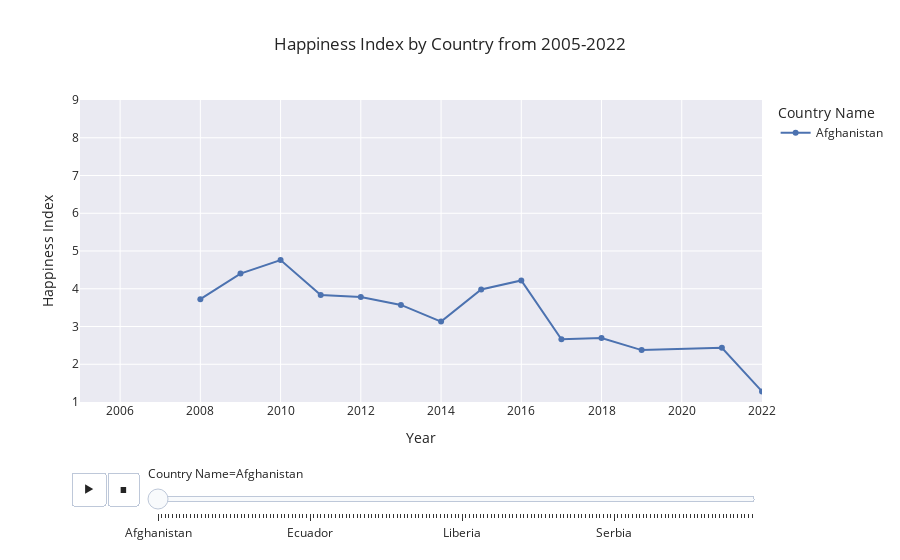
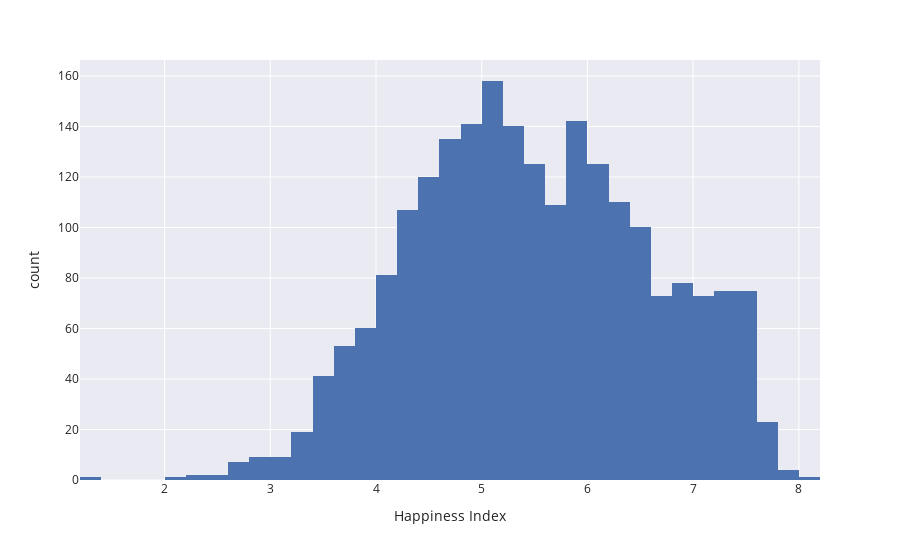

Notebook cell for these charts, in order:
### Markdown cell above
<h2 align="center">Happiness Index of Countries Visualized

### Code cell
df = df.rename(columns={'Life Ladder': 'Happiness Index'})

# HAPPINESS INDEX
fig=px.line(df, x='Year', y='Happiness Index', animation_frame='Country Name', animation_group='Year',
            color='Country Name', markers=True, template='seaborn', title='Happiness Index by Country from 2005-2022')
fig.update_xaxes(range=[2005,2022])
fig.update_yaxes(range=[1,9])
fig.show()

fig=px.histogram(df, x='Happiness Index', template='seaborn')
fig.show()

min_happiness = df['Happiness Index'].min()
max_happiness = df['Happiness Index'].max()

fig = px.choropleth(df.sort_values("Year"), 
                    locations = "Country Name", 
                    locationmode = "country names",
                    color = "Happiness Index",
                    range_color=[min_happiness, max_happiness],
                    animation_frame = "Year",
                    template = "seaborn",
                     color_continuous_scale= 'RdYlGn',
                    projection='natural earth')
fig.update_layout(title = "Happiness Index Comparison (World Map)")
fig.show()

### Figure 1 — Plotly figure (JSON) as saved in the notebook; plotly's stock layout.template omitted (floating-point values rounded to 4 significant figures)
{"data": [{"hovertemplate": "Country Name=Afghanistan<br>Year=%{x}<br>Happiness Index=%{y}<extra></extra>", "ids": [2008, 2009, 2010, 2011, 2012, 2013, 2014, 2015, 2016, 2017, 2018, 2019, 2021, 2022], "legendgroup": "Afghanistan", "line": {"color": "rgb(76,114,176)", "dash": "solid"}, "marker": {"symbol": "circle"}, "mode": "markers+lines", "name": "Afghanistan", "orientation": "v", "showlegend": true, "type": "scatter", "x": [2008, 2009, 2010, 2011, 2012, 2013, 2014, 2015, 2016, 2017, 2018, 2019, 2021, 2022], "xaxis": "x", "y": [3.724, 4.402, 4.758, 3.832, 3.783, 3.572, 3.131, 3.983, 4.22, 2.662, 2.694, 2.375, 2.436, 1.281], "yaxis": "y"}], "layout": {"legend": {"title": {"text": "Country Name"}, "tracegroupgap": 0}, "sliders": [{"active": 0, "currentvalue": {"prefix": "Country Name="}, "len": 0.9, "pad": {"b": 10, "t": 60}, "steps": [{"args": [["Afghanistan"], {"frame": {"duration": 0, "redraw": false}, "fromcurrent": true, "mode": "immediate", "transition": {"duration": 0, "easing": "linear"}}], "label": "Afghanistan", "method": "animate"}, {"args": [["Albania"], {"frame": {"duration": 0, "redraw": false}, "fromcurrent": true, "mode": "immediate", "transition": {"duration": 0, "easing": "linear"}}], "label": "Albania", "method": "animate"}, {"args": [["Algeria"], {"frame": {"duration": 0, "redraw": false}, "fromcurrent": true, "mode": "immediate", "transition": {"duration": 0, "easing": "linear"}}], "label": "Algeria", "method": "animate"}, {"args": [["Angola"], {"frame": {"duration": 0, "redraw": false}, "fromcurrent": true, "mode": "immediate", "transition": {"duration": 0, "easing": "linear"}}], "label": "Angola", "method": "animate"}, {"args": [["Argentina"], {"frame": {"duration": 0, "redraw": false}, "fromcurrent": true, "mode": "immediate", "transition": {"duration": 0, "easing": "linear"}}], "label": "Argentina", "method": "animate"}, {"args": [["Armenia"], {"frame": {"duration": 0, "redraw": false}, "fromcurrent": true, "mode": "immediate", "transition": {"duration": 0, "easing": "linear"}}], "label": "Armenia", "method": "animate"}, {"args": [["Australia"], {"frame": {"duration": 0, "redraw": false}, "fromcurrent": true, "mode": "immediate", "transition": {"duration": 0, "easing": "linear"}}], "label": "Australia", "method": "animate"}, {"args": [["Austria"], {"frame": {"duration": 0, "redraw": false}, "fromcurrent": true, "mode": "immediate", "transition": {"duration": 0, "easing": "linear"}}], "label": "Austria", "method": "animate"}, {"args": [["Azerbaijan"], {"frame": {"duration": 0, "redraw": false}, "fromcurrent": true, "mode": "immediate", "transition": {"duration": 0, "easing": "linear"}}], "label": "Azerbaijan", "method": "animate"}, {"args": [["Bahrain"], {"frame": {"duration": 0, "redraw": false}, "fromcurrent": true, "mode": "immediate", "transition": {"duration": 0, "easing": "linear"}}], "label": "Bahrain", "method": "animate"}, {"args": [["Bangladesh"], {"frame": {"duration": 0, "redraw": false}, "fromcurrent": true, "mode": "immediate", "transition": {"duration": 0, "easing": "linear"}}], "label": "Bangladesh", "method": "animate"}, {"args": [["Belarus"], {"frame": {"duration": 0, "redraw": false}, "fromcurrent": true, "mode": "immediate", "transition": {"duration": 0, "easing": "linear"}}], "label": "Belarus", "method": "animate"}, {"args": [["Belgium"], {"frame": {"duration": 0, "redraw": false}, "fromcurrent": true, "mode": "immediate", "transition": {"duration": 0, "easing": "linear"}}], "label": "Belgium", "method": "animate"}, {"args": [["Belize"], {"frame": {"duration": 0, "redraw": false}, "fromcurrent": true, "mode": "immediate", "transition": {"duration": 0, "easing": "linear"}}], "label": "Belize", "method": "animate"}, {"args": [["Benin"], {"frame": {"duration": 0, "redraw": false}, "fromcurrent": true, "mode": "immediate", "transition": {"duration": 0, "easing": "linear"}}], "label": "Benin", "method": "animate"}, {"args": [["Bhutan"], {"frame": {"duration": 0, "redraw": false}, "fromcurrent": true, "mode": "immediate", "transition": {"duration": 0, "easing": "linear"}}], "label": "Bhutan", "method": "animate"}, {"args": [["Bolivia"], {"frame": {"duration": 0, "redraw": false}, "fromcurrent": true, "mode": "immediate", "transition": {"duration": 0, "easing": "linear"}}], "label": "Bolivia", "method": "animate"}, {"args": [["Bosnia and Herzegovina"], {"frame": {"duration": 0, "redraw": false}, "fromcurrent": true, "mode": "immediate", "transition": {"duration": 0, "easing": "linear"}}], "label": "Bosnia and Herzegovina", "method": "animate"}, {"args": [["Botswana"], {"frame": {"duration": 0, "redraw": false}, "fromcurrent": true, "mode": "immediate", "transition": {"duration": 0, "easing": "linear"}}], "label": "Botswana", "method": "animate"}, {"args": [["Brazil"], {"frame": {"duration": 0, "redraw": false}, "fromcurrent": true, "mode": "immediate", "transition": {"duration": 0, "easing": "linear"}}], "label": "Brazil", "method": "animate"}, {"args": [["Bulgaria"], {"frame": {"duration": 0, "redraw": false}, "fromcurrent": true, "mode": "immediate", "transition": {"duration": 0, "easing": "linear"}}], "label": "Bulgaria", "method": "animate"}, {"args": [["Burkina Faso"], {"frame": {"duration": 0, "redraw": false}, "fromcurrent": true, "mode": "immediate", "transition": {"duration": 0, "easing": "linear"}}], "label": "Burkina Faso", "method": "animate"}, {"args": [["Burundi"], {"frame": {"duration": 0, "redraw": false}, "fromcurrent": true, "mode": "immediate", "transition": {"duration": 0, "easing": "linear"}}], "label": "Burundi", "method": "animate"}, {"args": [["Cambodia"], {"frame": {"duration": 0, "redraw": false}, "fromcurrent": true, "mode": "immediate", "transition": {"duration": 0, "easing": "linear"}}], "label": "Cambodia", "method": "animate"}, {"args": [["Cameroon"], {"frame": {"duration": 0, "redraw": false}, "fromcurrent": true, "mode": "immediate", "transition": {"duration": 0, "easing": "linear"}}], "label": "Cameroon", "method": "animate"}, {"args": [["Canada"], {"frame": {"duration": 0, "redraw": false}, "fromcurrent": true, "mode": "immediate", "transition": {"duration": 0, "easing": "linear"}}], "label": "Canada", "method": "animate"}, {"args": [["Central African Republic"], {"frame": {"duration": 0, "redraw": false}, "fromcurrent": true, "mode": "immediate", "transition": {"duration": 0, "easing": "linear"}}], "label": "Central African Republic", "method": "animate"}, {"args": [["Chad"], {"frame": {"duration": 0, "redraw": false}, "fromcurrent": true, "mode": "immediate", "transition": {"duration": 0, "easing": "linear"}}], "label": "Chad", "method": "animate"}, {"args": [["Chile"], {"frame": {"duration": 0, "redraw": false}, "fromcurrent": true, "mode": "immediate", "transition": {"duration": 0, "easing": "linear"}}], "label": "Chile", "method": "animate"}, {"args": [["China"], {"frame": {"duration": 0, "redraw": false}, "fromcurrent": true, "mode": "immediate", "transition": {"duration": 0, "easing": "linear"}}], "label": "China", "method": "animate"}, {"args": [["Colombia"], {"frame": {"duration": 0, "redraw": false}, "fromcurrent": true, "mode": "immediate", "transition": {"duration": 0, "easing": "linear"}}], "label": "Colombia", "method": "animate"}, {"args": [["Comoros"], {"frame": {"duration": 0, "redraw": false}, "fromcurrent": true, "mode": "immediate", "transition": {"duration": 0, "easing": "linear"}}], "label": "Comoros", "method": "animate"}, {"args": [["Congo (Brazzaville)"], {"frame": {"duration": 0, "redraw": false}, "fromcurrent": true, "mode": "immediate", "transition": {"duration": 0, "easing": "linear"}}], "label": "Congo (Brazzaville)", "method": "animate"}, {"args": [["Congo (Kinshasa)"], {"frame": {"duration": 0, "redraw": false}, "fromcurrent": true, "mode": "immediate", "transition": {"duration": 0, "easing": "linear"}}], "label": "Congo (Kinshasa)", "method": "animate"}, {"args": [["Costa Rica"], {"frame": {"duration": 0, "redraw": false}, "fromcurrent": true, "mode": "immediate", "transition": {"duration": 0, "easing": "linear"}}], "label": "Costa Rica", "method": "animate"}, {"args": [["Croatia"], {"frame": {"duration": 0, "redraw": false}, "fromcurrent": true, "mode": "immediate", "transition": {"duration": 0, "easing": "linear"}}], "label": "Croatia", "method": "animate"}, {"args": [["Cuba"], {"frame": {"duration": 0, "redraw": false}, "fromcurrent": true, "mode": "immediate", "transition": {"duration": 0, "easing": "linear"}}], "label": "Cuba", "method": "animate"}, {"args": [["Cyprus"], {"frame": {"duration": 0, "redraw": false}, "fromcurrent": true, "mode": "immediate", "transition": {"duration": 0, "easing": "linear"}}], "label": "Cyprus", "method": "animate"}, {"args": [["Czechia"], {"frame": {"duration": 0, "redraw": false}, "fromcurrent": true, "mode": "immediate", "transition": {"duration": 0, "easing": "linear"}}], "label": "Czechia", "method": "animate"}, {"args": [["Denmark"], {"frame": {"duration": 0, "redraw": false}, "fromcurrent": true, "mode": "immediate", "transition": {"duration": 0, "easing": "linear"}}], "label": "Denmark", "method": "animate"}, {"args": [["Djibouti"], {"frame": {"duration": 0, "redraw": false}, "fromcurrent": true, "mode": "immediate", "transition": {"duration": 0, "easing": "linear"}}], "label": "Djibouti", "method": "animate"}, {"args": [["Dominican Republic"], {"frame": {"duration": 0, "redraw": false}, "fromcurrent": true, "mode": "immediate", "transition": {"duration": 0, "easing": "linear"}}], "label": "Dominican Republic", "method": "animate"}, {"args": [["Ecuador"], {"frame": {"duration": 0, "redraw": false}, "fromcurrent": true, "mode": "immediate", "transition": {"duration": 0, "easing": "linear"}}], "label": "Ecuador", "method": "animate"}, {"args": [["Egypt"], {"frame": {"duration": 0, "redraw": false}, "fromcurrent": true, "mode": "immediate", "transition": {"duration": 0, "easing": "linear"}}], "label": "Egypt", "method": "animate"}, {"args": [["El Salvador"], {"frame": {"duration": 0, "redraw": false}, "fromcurrent": true, "mode": "immediate", "transition": {"duration": 0, "easing": "linear"}}], "label": "El Salvador", "method": "animate"}, {"args": [["Estonia"], {"frame": {"duration": 0, "redraw": false}, "fromcurrent": true, "mode": "immediate", "transition": {"duration": 0, "easing": "linear"}}], "label": "Estonia", "method": "animate"}, {"args": [["Eswatini"], {"frame": {"duration": 0, "redraw": false}, "fromcurrent": true, "mode": "immediate", "transition": {"duration": 0, "easing": "linear"}}], "label": "Eswatini", "method": "animate"}, {"args": [["Ethiopia"], {"frame": {"duration": 0, "redraw": false}, "fromcurrent": true, "mode": "immediate", "transition": {"duration": 0, "easing": "linear"}}], "label": "Ethiopia", "method": "animate"}, {"args": [["Finland"], {"frame": {"duration": 0, "redraw": false}, "fromcurrent": true, "mode": "immediate", "transition": {"duration": 0, "easing": "linear"}}], "label": "Finland", "method": "animate"}, {"args": [["France"], {"frame": {"duration": 0, "redraw": false}, "fromcurrent": true, "mode": "immediate", "transition": {"duration": 0, "easing": "linear"}}], "label": "France", "method": "animate"}, {"args": [["Gabon"], {"frame": {"duration": 0, "redraw": false}, "fromcurrent": true, "mode": "immediate", "transition": {"duration": 0, "easing": "linear"}}], "label": "Gabon", "method": "animate"}, {"args": [["Gambia"], {"frame": {"duration": 0, "redraw": false}, "fromcurrent": true, "mode": "immediate", "transition": {"duration": 0, "easing": "linear"}}], "label": "Gambia", "method": "animate"}, {"args": [["Georgia"], {"frame": {"duration": 0, "redraw": false}, "fromcurrent": true, "mode": "immediate", "transition": {"duration": 0, "easing": "linear"}}], "label": "Georgia", "method": "animate"}, {"args": [["Germany"], {"frame": {"duration": 0, "redraw": false}, "fromcurrent": true, "mode": "immediate", "transition": {"duration": 0, "easing": "linear"}}], "label": "Germany", "method": "animate"}, {"args": [["Ghana"], {"frame": {"duration": 0, "redraw": false}, "fromcurrent": true, "mode": "immediate", "transition": {"duration": 0, "easing": "linear"}}], "label": "Ghana", "method": "animate"}, {"args": [["Greece"], {"frame": {"duration": 0, "redraw": false}, "fromcurrent": true, "mode": "immediate", "transition": {"duration": 0, "easing": "linear"}}], "label": "Greece", "method": "animate"}, {"args": [["Guatemala"], {"frame": {"duration": 0, "redraw": false}, "fromcurrent": true, "mode": "immediate", "transition": {"duration": 0, "easing": "linear"}}], "label": "Guatemala", "method": "animate"}, {"args": [["Guinea"], {"frame": {"duration": 0, "redraw": false}, "fromcurrent": true, "mode": "immediate", "transition": {"duration": 0, "easing": "linear"}}], "label": "Guinea", "method": "animate"}, {"args": [["Guyana"], {"frame": {"duration": 0, "redraw": false}, "fromcurrent": true, "mode": "immediate", "transition": {"duration": 0, "easing": "linear"}}], "label": "Guyana", "method": "animate"}, {"args": [["Haiti"], {"frame": {"duration": 0, "redraw": false}, "fromcurrent": true, "mode": "immediate", "transition": {"duration": 0, "easing": "linear"}}], "label": "Haiti", "method": "animate"}, {"args": [["Honduras"], {"frame": {"duration": 0, "redraw": false}, "fromcurrent": true, "mode": "immediate", "transition": {"duration": 0, "easing": "linear"}}], "label": "Honduras", "method": "animate"}, {"args": [["Hong Kong S.A.R. of China"], {"frame": {"duration": 0, "redraw": false}, "fromcurrent": true, "mode": "immediate", "transition": {"duration": 0, "easing": "linear"}}], "label": "Hong Kong S.A.R. of China", "method": "animate"}, {"args": [["Hungary"], {"frame": {"duration": 0, "redraw": false}, "fromcurrent": true, "mode": "immediate", "transition": {"duration": 0, "easing": "linear"}}], "label": "Hungary", "method": "animate"}, {"args": [["Iceland"], {"frame": {"duration": 0, "redraw": false}, "fromcurrent": true, "mode": "immediate", "transition": {"duration": 0, "easing": "linear"}}], "label": "Iceland", "method": "animate"}, {"args": [["India"], {"frame": {"duration": 0, "redraw": false}, "fromcurrent": true, "mode": "immediate", "transition": {"duration": 0, "easing": "linear"}}], "label": "India", "method": "animate"}, {"args": [["Indonesia"], {"frame": {"duration": 0, "redraw": false}, "fromcurrent": true, "mode": "immediate", "transition": {"duration": 0, "easing": "linear"}}], "label": "Indonesia", "method": "animate"}, {"args": [["Iran"], {"frame": {"duration": 0, "redraw": false}, "fromcurrent": true, "mode": "immediate", "transition": {"duration": 0, "easing": "linear"}}], "label": "Iran", "method": "animate"}, {"args": [["Iraq"], {"frame": {"duration": 0, "redraw": false}, "fromcurrent": true, "mode": "immediate", "transition": {"duration": 0, "easing": "linear"}}], "label": "Iraq", "method": "animate"}, {"args": [["Ireland"], {"frame": {"duration": 0, "redraw": false}, "fromcurrent": true, "mode": "immediate", "transition": {"duration": 0, "easing": "linear"}}], "label": "Ireland", "method": "animate"}, {"args": [["Israel"], {"frame": {"duration": 0, "redraw": false}, "fromcurrent": true, "mode": "immediate", "transition": {"duration": 0, "easing": "linear"}}], "label": "Israel", "method": "animate"}, {"args": [["Italy"], {"frame": {"duration": 0, "redraw": false}, "fromcurrent": true, "mode": "immediate", "transition": {"duration": 0, "easing": "linear"}}], "label": "Italy", "method": "animate"}, {"args": [["Ivory Coast"], {"frame": {"duration": 0, "redraw": false}, "fromcurrent": true, "mode": "immediate", "transition": {"duration": 0, "easing": "linear"}}], "label": "Ivory Coast", "method": "animate"}, {"args": [["Jamaica"], {"frame": {"duration": 0, "redraw": false}, "fromcurrent": true, "mode": "immediate", "transition": {"duration": 0, "easing": "linear"}}], "label": "Jamaica", "method": "animate"}, {"args": [["Japan"], {"frame": {"duration": 0, "redraw": false}, "fromcurrent": true, "mode": "immediate", "transition": {"duration": 0, "easing": "linear"}}], "label": "Japan", "method": "animate"}, {"args": [["Jordan"], {"frame": {"duration": 0, "redraw": false}, "fromcurrent": true, "mode": "immediate", "transition": {"duration": 0, "easing": "linear"}}], "label": "Jordan", "method": "animate"}, {"args": [["Kazakhstan"], {"frame": {"duration": 0, "redraw": false}, "fromcurrent": true, "mode": "immediate", "transition": {"duration": 0, "easing": "linear"}}], "label": "Kazakhstan", "method": "animate"}, {"args": [["Kenya"], {"frame": {"duration": 0, "redraw": false}, "fromcurrent": true, "mode": "immediate", "transition": {"duration": 0, "easing": "linear"}}], "label": "Kenya", "method": "animate"}, {"args": [["Kosovo"], {"frame": {"duration": 0, "redraw": false}, "fromcurrent": true, "mode": "immediate", "transition": {"duration": 0, "easing": "linear"}}], "label": "Kosovo", "method": "animate"}, {"args": [["Kuwait"], {"frame": {"duration": 0, "redraw": false}, "fromcurrent": true, "mode": "immediate", "transition": {"duration": 0, "easing": "linear"}}], "label": "Kuwait", "method": "animate"}, {"args": [["Kyrgyzstan"], {"frame": {"duration": 0, "redraw": false}, "fromcurrent": true, "mode": "immediate", "transition": {"duration": 0, "easing": "linear"}}], "label": "Kyrgyzstan", "method": "animate"}, {"args": [["Laos"], {"frame": {"duration": 0, "redraw": false}, "fromcurrent": true, "mode": "immediate", "transition": {"duration": 0, "easing": "linear"}}], "label": "Laos", "method": "animate"}, {"args": [["Latvia"], {"frame": {"duration": 0, "redraw": false}, "fromcurrent": true, "mode": "immediate", "transition": {"duration": 0, "easing": "linear"}}], "label": "Latvia", "method": "animate"}, {"args": [["Lebanon"], {"frame": {"duration": 0, "redraw": false}, "fromcurrent": true, "mode": "immediate", "transition": {"duration": 0, "easing": "linear"}}], "label": "Lebanon", "method": "animate"}, {"args": [["Lesotho"], {"frame": {"duration": 0, "redraw": false}, "fromcurrent": true, "mode": "immediate", "transition": {"duration": 0, "easing": "linear"}}], "label": "Lesotho", "method": "animate"}, {"args": [["Liberia"], {"frame": {"duration": 0, "redraw": false}, "fromcurrent": true, "mode": "immediate", "transition": {"duration": 0, "easing": "linear"}}], "label": "Liberia", "method": "animate"}, {"args": [["Libya"], {"frame": {"duration": 0, "redraw": false}, "fromcurrent": true, "mode": "immediate", "transition": {"duration": 0, "easing": "linear"}}], "label": "Libya", "method": "animate"}, {"args": [["Lithuania"], {"frame": {"duration": 0, "redraw": false}, "fromcurrent": true, "mode": "immediate", "transition": {"duration": 0, "easing": "linear"}}], "label": "Lithuania", "method": "animate"}, {"args": [["Luxembourg"], {"frame": {"duration": 0, "redraw": false}, "fromcurrent": true, "mode": "immediate", "transition": {"duration": 0, "easing": "linear"}}], "label": "Luxembourg", "method": "animate"}, {"args": [["Madagascar"], {"frame": {"duration": 0, "redraw": false}, "fromcurrent": true, "mode": "immediate", "transition": {"duration": 0, "easing": "linear"}}], "label": "Madagascar", "method": "animate"}, {"args": [["Malawi"], {"frame": {"duration": 0, "redraw": false}, "fromcurrent": true, "mode": "immediate", "transition": {"duration": 0, "easing": "linear"}}], "label": "Malawi", "method": "animate"}, {"args": [["Malaysia"], {"frame": {"duration": 0, "redraw": false}, "fromcurrent": true, "mode": "immediate", "transition": {"duration": 0, "easing": "linear"}}], "label": "Malaysia", "method": "animate"}, {"args": [["Maldives"], {"frame": {"duration": 0, "redraw": false}, "fromcurrent": true, "mode": "immediate", "transition": {"duration": 0, "easing": "linear"}}], "label": "Maldives", "method": "animate"}, {"args": [["Mali"], {"frame": {"duration": 0, "redraw": false}, "fromcurrent": true, "mode": "immediate", "transition": {"duration": 0, "easing": "linear"}}], "label": "Mali", "method": "animate"}, {"args": [["Malta"], {"frame": {"duration": 0, "redraw": false}, "fromcurrent": true, "mode": "immediate", "transition": {"duration": 0, "easing": "linear"}}], "label": "Malta", "method": "animate"}, {"args": [["Mauritania"], {"frame": {"duration": 0, "redraw": false}, "fromcurrent": true, "mode": "immediate", "transition": {"duration": 0, "easing": "linear"}}], "label": "Mauritania", "method": "animate"}, {"args": [["Mauritius"], {"frame": {"duration": 0, "redraw": false}, "fromcurrent": true, "mode": "immediate", "transition": {"duration": 0, "easing": "linear"}}], "label": "Mauritius", "method": "animate"}, {"args": [["Mexico"], {"frame": {"duration": 0, "redraw": false}, "fromcurrent": true, "mode": "immediate", "transition": {"duration": 0, "easing": "linear"}}], "label": "Mexico", "method": "animate"}, {"args": [["Moldova"], {"frame": {"duration": 0, "redraw": false}, "fromcurrent": true, "mode": "immediate", "transition": {"duration": 0, "easing": "linear"}}], "label": "Moldova", "method": "animate"}, {"args": [["Mongolia"], {"frame": {"duration": 0, "redraw": false}, "fromcurrent": true, "mode": "immediate", "transition": {"duration": 0, "easing": "linear"}}], "label": "Mongolia", "method": "animate"}, {"args": [["Montenegro"], {"frame": {"duration": 0, "redraw": false}, "fromcurrent": true, "mode": "immediate", "transition": {"duration": 0, "easing": "linear"}}], "label": "Montenegro", "method": "animate"}, {"args": [["Morocco"], {"frame": {"duration": 0, "redraw": false}, "fromcurrent": true, "mode": "immediate", "transition": {"duration": 0, "easing": "linear"}}], "label": "Morocco", "method": "animate"}, {"args": [["Mozambique"], {"frame": {"duration": 0, "redraw": false}, "fromcurrent": true, "mode": "immediate", "transition": {"duration": 0, "easing": "linear"}}], "label": "Mozambique", "method": "animate"}, {"args": [["Myanmar"], {"frame": {"duration": 0, "redraw": false}, "fromcurrent": true, "mode": "immediate", "transition": {"duration": 0, "easing": "linear"}}], "label": "Myanmar", "method": "animate"}, {"args": [["Namibia"], {"frame": {"duration": 0, "redraw": false}, "fromcurrent": true, "mode": "immediate", "transition": {"duration": 0, "easing": "linear"}}], "label": "Namibia", "method": "animate"}, {"args": [["Nepal"], {"frame": {"duration": 0, "redraw": false}, "fromcurrent": true, "mode": "immediate", "transition": {"duration": 0, "easing": "linear"}}], "label": "Nepal", "method": "animate"}, {"args": [["Netherlands"], {"frame": {"duration": 0, "redraw": false}, "fromcurrent": true, "mode": "immediate", "transition": {"duration": 0, "easing": "linear"}}], "label": "Netherlands", "method": "animate"}, {"args": [["New Zealand"], {"frame": {"duration": 0, "redraw": false}, "fromcurrent": true, "mode": "immediate", "transition": {"duration": 0, "easing": "linear"}}], "label": "New Zealand", "method": "animate"}, {"args": [["Nicaragua"], {"frame": {"duration": 0, "redraw": false}, "fromcurrent": true, "mode": "immediate", "transition": {"duration": 0, "easing": "linear"}}], "label": "Nicaragua", "method": "animate"}, {"args": [["Niger"], {"frame": {"duration": 0, "redraw": false}, "fromcurrent": true, "mode": "immediate", "transition": {"duration": 0, "easing": "linear"}}], "label": "Niger", "method": "animate"}, {"args": [["Nigeria"], {"frame": {"duration": 0, "redraw": false}, "fromcurrent": true, "mode": "immediate", "transition": {"duration": 0, "easing": "linear"}}], "label": "Nigeria", "method": "animate"}, {"args": [["North Macedonia"], {"frame": {"duration": 0, "redraw": false}, "fromcurrent": true, "mode": "immediate", "transition": {"duration": 0, "easing": "linear"}}], "label": "North Macedonia", "method": "animate"}, {"args": [["Norway"], {"frame": {"duration": 0, "redraw": false}, "fromcurrent": true, "mode": "immediate", "transition": {"duration": 0, "easing": "linear"}}], "label": "Norway", "method": "animate"}, {"args": [["Oman"], {"frame": {"duration": 0, "redraw": false}, "fromcurrent": true, "mode": "immediate", "transition": {"duration": 0, "easing": "linear"}}], "label": "Oman", "method": "animate"}, {"args": [["Pakistan"], {"frame": {"duration": 0, "redraw": false}, "fromcurrent": true, "mode": "immediate", "transition": {"duration": 0, "easing": "linear"}}], "label": "Pakistan", "method": "animate"}, {"args": [["Panama"], {"frame": {"duration": 0, "redraw": false}, "fromcurrent": true, "mode": "immediate", "transition": {"duration": 0, "easing": "linear"}}], "label": "Panama", "method": "animate"}, {"args": [["Paraguay"], {"frame": {"duration": 0, "redraw": false}, "fromcurrent": true, "mode": "immediate", "transition": {"duration": 0, "easing": "linear"}}], "label": "Paraguay", "method": "animate"}, {"args": [["Peru"], {"frame": {"duration": 0, "redraw": false}, "fromcurrent": true, "mode": "immediate", "transition": {"duration": 0, "easing": "linear"}}], "label": "Peru", "method": "animate"}, {"args": [["Philippines"], {"frame": {"duration": 0, "redraw": false}, "fromcurrent": true, "mode": "immediate", "transition": {"duration": 0, "easing": "linear"}}], "label": "Philippines", "method": "animate"}, {"args": [["Poland"], {"frame": {"duration": 0, "redraw": false}, "fromcurrent": true, "mode": "immediate", "transition": {"duration": 0, "easing": "linear"}}], "label": "Poland", "method": "animate"}, {"args": [["Portugal"], {"frame": {"duration": 0, "redraw": false}, "fromcurrent": true, "mode": "immediate", "transition": {"duration": 0, "easing": "linear"}}], "label": "Portugal", "method": "animate"}, {"args": [["Qatar"], {"frame": {"duration": 0, "redraw": false}, "fromcurrent": true, "mode": "immediate", "transition": {"duration": 0, "easing": "linear"}}], "label": "Qatar", "method": "animate"}, {"args": [["Romania"], {"frame": {"duration": 0, "redraw": false}, "fromcurrent": true, "mode": "immediate", "transition": {"duration": 0, "easing": "linear"}}], "label": "Romania", "method": "animate"}, {"args": [["Russia"], {"frame": {"duration": 0, "redraw": false}, "fromcurrent": true, "mode": "immediate", "transition": {"duration": 0, "easing": "linear"}}], "label": "Russia", "method": "animate"}, {"args": [["Rwanda"], {"frame": {"duration": 0, "redraw": false}, "fromcurrent": true, "mode": "immediate", "transition": {"duration": 0, "easing": "linear"}}], "label": "Rwanda", "method": "animate"}, {"args": [["Saudi Arabia"], {"frame": {"duration": 0, "redraw": false}, "fromcurrent": true, "mode": "immediate", "transition": {"duration": 0, "easing": "linear"}}], "label": "Saudi Arabia", "method": "animate"}, {"args": [["Senegal"], {"frame": {"duration": 0, "redraw": false}, "fromcurrent": true, "mode": "immediate", "transition": {"duration": 0, "easing": "linear"}}], "label": "Senegal", "method": "animate"}, {"args": [["Serbia"], {"frame": {"duration": 0, "redraw": false}, "fromcurrent": true, "mode": "immediate", "transition": {"duration": 0, "easing": "linear"}}], "label": "Serbia", "method": "animate"}, {"args": [["Sierra Leone"], {"frame": {"duration": 0, "redraw": false}, "fromcurrent": true, "mode": "immediate", "transition": {"duration": 0, "easing": "linear"}}], "label": "Sierra Leone", "method": "animate"}, {"args": [["Singapore"], {"frame": {"duration": 0, "redraw": false}, "fromcurrent": true, "mode": "immediate", "transition": {"duration": 0, "easing": "linear"}}], "label": "Singapore", "method": "animate"}, {"args": [["Slovakia"], {"frame": {"duration": 0, "redraw": false}, "fromcurrent": true, "mode": "immediate", "transition": {"duration": 0, "easing": "linear"}}], "label": "Slovakia", "method": "animate"}, {"args": [["Slovenia"], {"frame": {"duration": 0, "redraw": false}, "fromcurrent": true, "mode": "immediate", "transition": {"duration": 0, "easing": "linear"}}], "label": "Slovenia", "method": "animate"}, {"args": [["Somalia"], {"frame": {"duration": 0, "redraw": false}, "fromcurrent": true, "mode": "immediate", "transition": {"duration": 0, "easing": "linear"}}], "label": "Somalia", "method": "animate"}, {"args": [["Somaliland region"], {"frame": {"duration": 0, "redraw": false}, "fromcurrent": true, "mode": "immediate", "transition": {"duration": 0, "easing": "linear"}}], "label": "Somaliland region", "method": "animate"}, {"args": [["South Africa"], {"frame": {"duration": 0, "redraw": false}, "fromcurrent": true, "mode": "immediate", "transition": {"duration": 0, "easing": "linear"}}], "label": "South Africa", "method": "animate"}, {"args": [["South Korea"], {"frame": {"duration": 0, "redraw": false}, "fromcurrent": true, "mode": "immediate", "transition": {"duration": 0, "easing": "linear"}}], "label": "South Korea", "method": "animate"}, {"args": [["South Sudan"], {"frame": {"duration": 0, "redraw": false}, "fromcurrent": true, "mode": "immediate", "transition": {"duration": 0, "easing": "linear"}}], "label": "South Sudan", "method": "animate"}, {"args": [["Spain"], {"frame": {"duration": 0, "redraw": false}, "fromcurrent": true, "mode": "immediate", "transition": {"duration": 0, "easing": "linear"}}], "label": "Spain", "method": "animate"}, {"args": [["Sri Lanka"], {"frame": {"duration": 0, "redraw": false}, "fromcurrent": true, "mode": "immediate", "transition": {"duration": 0, "easing": "linear"}}], "label": "Sri Lanka", "method": "animate"}, {"args": [["State of Palestine"], {"frame": {"duration": 0, "redraw": false}, "fromcurrent": true, "mode": "immediate", "transition": {"duration": 0, "easing": "linear"}}], "label": "State of Palestine", "method": "animate"}, {"args": [["Sudan"], {"frame": {"duration": 0, "redraw": false}, "fromcurrent": true, "mode": "immediate", "transition": {"duration": 0, "easing": "linear"}}], "label": "Sudan", "method": "animate"}, {"args": [["Suriname"], {"frame": {"duration": 0, "redraw": false}, "fromcurrent": true, "mode": "immediate", "transition": {"duration": 0, "easing": "linear"}}], "label": "Suriname", "method": "animate"}, {"args": [["Sweden"], {"frame": {"duration": 0, "redraw": false}, "fromcurrent": true, "mode": "immediate", "transition": {"duration": 0, "easing": "linear"}}], "label": "Sweden", "method": "animate"}, {"args": [["Switzerland"], {"frame": {"duration": 0, "redraw": false}, "fromcurrent": true, "mode": "immediate", "transition": {"duration": 0, "easing": "linear"}}], "label": "Switzerland", "method": "animate"}, {"args": [["Syria"], {"frame": {"duration": 0, "redraw": false}, "fromcurrent": true, "mode": "immediate", "transition": {"duration": 0, "easing": "linear"}}], "label": "Syria", "method": "animate"}, {"args": [["Taiwan Province of China"], {"frame": {"duration": 0, "redraw": false}, "fromcurrent": true, "mode": "immediate", "transition": {"duration": 0, "easing": "linear"}}], "label": "Taiwan Province of China", "method": "animate"}, {"args": [["Tajikistan"], {"frame": {"duration": 0, "redraw": false}, "fromcurrent": true, "mode": "immediate", "transition": {"duration": 0, "easing": "linear"}}], "label": "Tajikistan", "method": "animate"}, {"args": [["Tanzania"], {"frame": {"duration": 0, "redraw": false}, "fromcurrent": true, "mode": "immediate", "transition": {"duration": 0, "easing": "linear"}}], "label": "Tanzania", "method": "animate"}, {"args": [["Thailand"], {"frame": {"duration": 0, "redraw": false}, "fromcurrent": true, "mode": "immediate", "transition": {"duration": 0, "easing": "linear"}}], "label": "Thailand", "method": "animate"}, {"args": [["Togo"], {"frame": {"duration": 0, "redraw": false}, "fromcurrent": true, "mode": "immediate", "transition": {"duration": 0, "easing": "linear"}}], "label": "Togo", "method": "animate"}, {"args": [["Trinidad and Tobago"], {"frame": {"duration": 0, "redraw": false}, "fromcurrent": true, "mode": "immediate", "transition": {"duration": 0, "easing": "linear"}}], "label": "Trinidad and Tobago", "method": "animate"}, {"args": [["Tunisia"], {"frame": {"duration": 0, "redraw": false}, "fromcurrent": true, "mode": "immediate", "transition": {"duration": 0, "easing": "linear"}}], "label": "Tunisia", "method": "animate"}, {"args": [["Turkiye"], {"frame": {"duration": 0, "redraw": false}, "fromcurrent": true, "mode": "immediate", "transition": {"duration": 0, "easing": "linear"}}], "label": "Turkiye", "method": "animate"}, {"args": [["Turkmenistan"], {"frame": {"duration": 0, "redraw": false}, "fromcurrent": true, "mode": "immediate", "transition": {"duration": 0, "easing": "linear"}}], "label": "Turkmenistan", "method": "animate"}, {"args": [["Uganda"], {"frame": {"duration": 0, "redraw": false}, "fromcurrent": true, "mode": "immediate", "transition": {"duration": 0, "easing": "linear"}}], "label": "Uganda", "method": "animate"}, {"args": [["Ukraine"], {"frame": {"duration": 0, "redraw": false}, "fromcurrent": true, "mode": "immediate", "transition": {"duration": 0, "easing": "linear"}}], "label": "Ukraine", "method": "animate"}, {"args": [["United Arab Emirates"], {"frame": {"duration": 0, "redraw": false}, "fromcurrent": true, "mode": "immediate", "transition": {"duration": 0, "easing": "linear"}}], "label": "United Arab Emirates", "method": "animate"}, {"args": [["United Kingdom"], {"frame": {"duration": 0, "redraw": false}, "fromcurrent": true, "mode": "immediate", "transition": {"duration": 0, "easing": "linear"}}], "label": "United Kingdom", "method": "animate"}, {"args": [["United States"], {"frame": {"duration": 0, "redraw": false}, "fromcurrent": true, "mode": "immediate", "transition": {"duration": 0, "easing": "linear"}}], "label": "United States", "method": "animate"}, {"args": [["Uruguay"], {"frame": {"duration": 0, "redraw": false}, "fromcurrent": true, "mode": "immediate", "transition": {"duration": 0, "easing": "linear"}}], "label": "Uruguay", "method": "animate"}, {"args": [["Uzbekistan"], {"frame": {"duration": 0, "redraw": false}, "fromcurrent": true, "mode": "immediate", "transition": {"duration": 0, "easing": "linear"}}], "label": "Uzbekistan", "method": "animate"}, {"args": [["Venezuela"], {"frame": {"duration": 0, "redraw": false}, "fromcurrent": true, "mode": "immediate", "transition": {"duration": 0, "easing": "linear"}}], "label": "Venezuela", "method": "animate"}, {"args": [["Vietnam"], {"frame": {"duration": 0, "redraw": false}, "fromcurrent": true, "mode": "immediate", "transition": {"duration": 0, "easing": "linear"}}], "label": "Vietnam", "method": "animate"}, {"args": [["Yemen"], {"frame": {"duration": 0, "redraw": false}, "fromcurrent": true, "mode": "immediate", "transition": {"duration": 0, "easing": "linear"}}], "label": "Yemen", "method": "animate"}, {"args": [["Zambia"], {"frame": {"duration": 0, "redraw": false}, "fromcurrent": true, "mode": "immediate", "transition": {"duration": 0, "easing": "linear"}}], "label": "Zambia", "method": "animate"}, {"args": [["Zimbabwe"], {"frame": {"duration": 0, "redraw": false}, "fromcurrent": true, "mode": "immediate", "transition": {"duration": 0, "easing": "linear"}}], "label": "Zimbabwe", "method": "animate"}], "x": 0.1, "xanchor": "left", "y": 0, "yanchor": "top"}], "title": {"text": "Happiness Index by Country from 2005-2022"}, "updatemenus": [{"buttons": [{"args": [null, {"frame": {"duration": 500, "redraw": false}, "fromcurrent": true, "mode": "immediate", "transition": {"duration": 500, "easing": "linear"}}], "label": "&#9654;", "method": "animate"}, {"args": [[null], {"frame": {"duration": 0, "redraw": false}, "fromcurrent": true, "mode": "immediate", "transition": {"duration": 0, "easing": "linear"}}], "label": "&#9724;", "method": "animate"}], "direction": "left", "pad": {"r": 10, "t": 70}, "showactive": false, "type": "buttons", "x": 0.1, "xanchor": "right", "y": 0, "yanchor": "top"}], "xaxis": {"anchor": "y", "domain": [0, 1], "range": [2005, 2022], "title": {"text": "Year"}}, "yaxis": {"anchor": "x", "domain": [0, 1], "range": [1, 9], "title": {"text": "Happiness Index"}}}}

### Figure 2 — Plotly figure (JSON) as saved in the notebook; plotly's stock layout.template omitted (floating-point values rounded to 4 significant figures; data arrays with more than 128 entries replaced by an {"elided": "..."} marker saying what was removed)
{"data": [{"alignmentgroup": "True", "bingroup": "x", "hovertemplate": "Happiness Index=%{x}<br>count=%{y}<extra></extra>", "legendgroup": "", "marker": {"color": "rgb(76,114,176)", "pattern": {"shape": ""}}, "name": "", "offsetgroup": "", "orientation": "v", "showlegend": false, "type": "histogram", "x": {"elided": "2199 float values"}, "xaxis": "x", "yaxis": "y"}], "layout": {"barmode": "relative", "legend": {"tracegroupgap": 0}, "margin": {"t": 60}, "xaxis": {"anchor": "y", "domain": [0, 1], "title": {"text": "Happiness Index"}}, "yaxis": {"anchor": "x", "domain": [0, 1], "title": {"text": "count"}}}}
